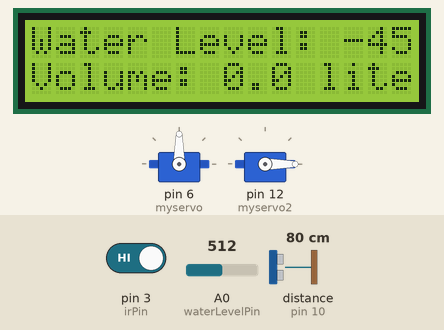
Simulated run of this sketch. Board: Arduino Uno, built with avr-gcc and run on an emulated ATmega328P. Shown: 16×2 character LCD, 2 × servo. Wiring (inferred from the names in the program): ultrasonic range finder: trigger pin 9; echo pin 10. Inputs (shaded band) come from the test bench; at power-on: distance to the obstacle (sensor on pin 10) 80 cm, pin 3 (irPin) HIGH, A0 (waterLevelPin) = 512. The echo pulse lasts 58.3 µs per cm; what the sketch prints to the serial monitor is not drawn.

Above: at 1.2 s.
1.3 s: distance to the obstacle (sensor on pin 10) set to 9 cm
At 2.1 s:
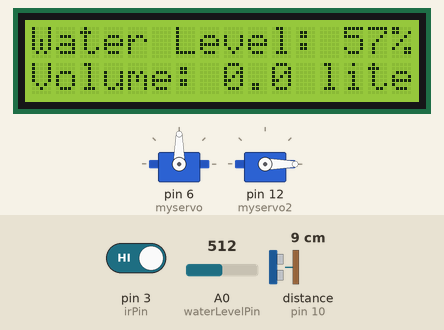
6.3 s: distance to the obstacle (sensor on pin 10) set to 6 cm
At 7.2 s:
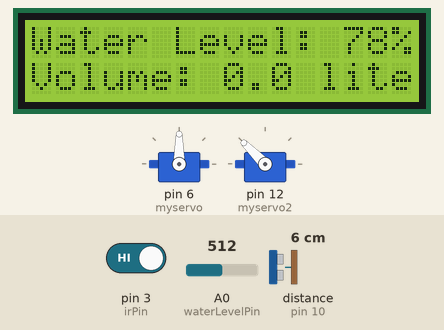
8.5 s: distance to the obstacle (sensor on pin 10) set to 2 cm
At 10.7 s:
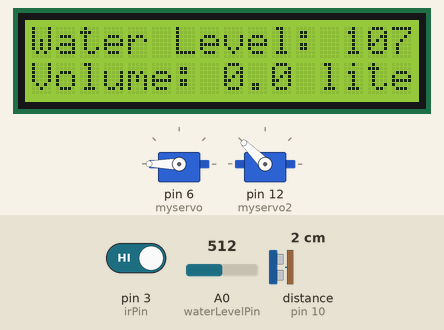
11.1 s: pin 3 (irPin) driven LOW
At 12.4 s:
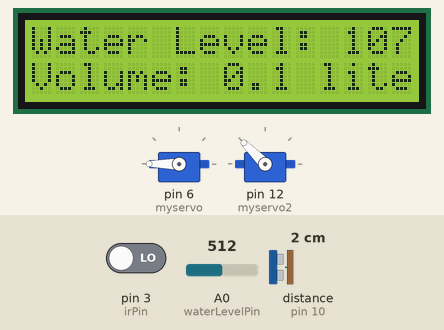
14.3 s: distance to the obstacle (sensor on pin 10) set to 4 cm
At 14.8 s:
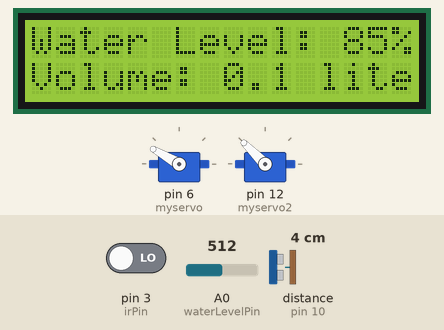
Timing chart, 0 to 19.0 s (numbered marks = the images above; inputs shaded):
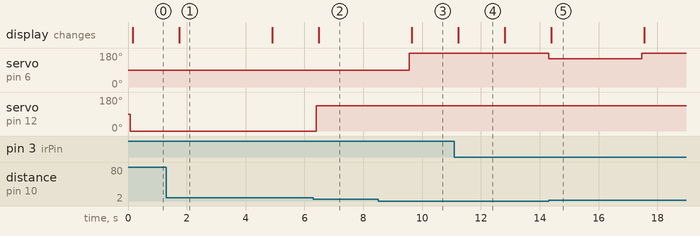

The sketch:

Final_communication_ESP32.ino
```cpp
#include <Wire.h>
#include <LiquidCrystal_I2C.h>
#include <Servo.h>

LiquidCrystal_I2C lcd(0x27, 16, 2);
Servo myservo;
Servo myservo2;

const int trigPin = 9;
const int echoPin = 10;
const int irPin = 3;
const int waterLevelPin = A0;
volatile int rotations = 0;
float volume = 0.0;
int waterLevelPercentage = 0;

void setup() {
  pinMode(trigPin, OUTPUT);
  pinMode(echoPin, INPUT);
  pinMode(irPin, INPUT);
  pinMode(waterLevelPin, INPUT);

  lcd.init();
  lcd.backlight();

  myservo.attach(6);  // Attach servo to pin 6 (or any other available PWM pin)
  myservo2.attach(12); // Attach the second servo to another PWM pin

  attachInterrupt(digitalPinToInterrupt(irPin), countRotation, FALLING);
  Serial.begin(9600);
}

void loop() {
  long duration, distance;

  // Measure water level from the analog pin
  int waterLevel = analogRead(waterLevelPin);

  // Ultrasonic sensor distance measurement
  digitalWrite(trigPin, LOW);
  delayMicroseconds(2);
  digitalWrite(trigPin, HIGH);
  delayMicroseconds(10);
  digitalWrite(trigPin, LOW);

  duration = pulseIn(echoPin, HIGH);
  distance = (duration / 2) / 29.1;

  // Calculate water level percentage (100% at 2cm, 0% at 16cm)
  waterLevelPercentage = map(distance, 16, 2, 0, 100);


  // Control the servo based on distance
  if (distance <= 3) {
    myservo.write(180); // Angle for closer distance
  } else if (distance <= 4) {
    myservo.write(150); // Angle for a moderate distance
  }else if (distance <= 6) {
    myservo.write(90);
    myservo2.write(135); // Angle for a moderate distance
  }
   else {
    myservo.write(90);
    myservo2.write(0); // Angle for further distance
  }

  // Control the second servo based on water level

  // Calculate volume based on rotations (10 rotations = 0.5 liters)
  volume = 0.5 * rotations / 10;


  // Print the data to the Serial Monitor
  Serial.print("Distance: ");
  Serial.print(distance);
  Serial.println(" cm");
  Serial.print("Water Level Percentage: ");
  Serial.print(waterLevelPercentage);
  Serial.println("%");
  Serial.print("Volume: ");
  Serial.print(volume, 1);
  Serial.println(" liters");
  Serial.print("Rotations: ");
  Serial.println(rotations);

  // Send water level and volume data to the ESP32
  Serial.print("WaterLevel:");
  Serial.print(waterLevelPercentage);
  Serial.print(",Volume:");
  Serial.println(volume, 1);

  // Display data on the LCD
  lcd.setCursor(0, 0);
  lcd.print("Water Level: ");
  lcd.print(waterLevelPercentage);
  lcd.print("%  ");

  lcd.setCursor(0, 1);
  lcd.print("Volume: ");
  lcd.print(volume, 1);
  lcd.print(" liters   ");

  delay(1500);
}

void countRotation() {
  rotations++;
}
```

Measured:
- the behaviour switches between 8 and 7 cm on distance to the obstacle (sensor on pin 10) (found by bisection; images 1 and 2)
- after the input at 1.3 s, the display: changes after 0.44 s (image 1)
- after the input at 6.3 s, servo on pin 12 (myservo2): 0° → 135° after 0.10 s; the display: changes after 0.18 s (image 2)
- after the input at 8.5 s, servo on pin 6 (myservo): 90° → 180° after 1.1 s; the display: changes after 1.1 s (image 3)
- after the input at 11.1 s, the display: changes after 0.13 s (image 4)
- after the input at 14.3 s, servo on pin 6 (myservo): 180° → 150° at once, → 180° 3.2 s later; the display: changes after 0.09 s (image 5)
- what the display in image 1 shows lasts 3.2 s, from 1.7 s to 4.9 s
